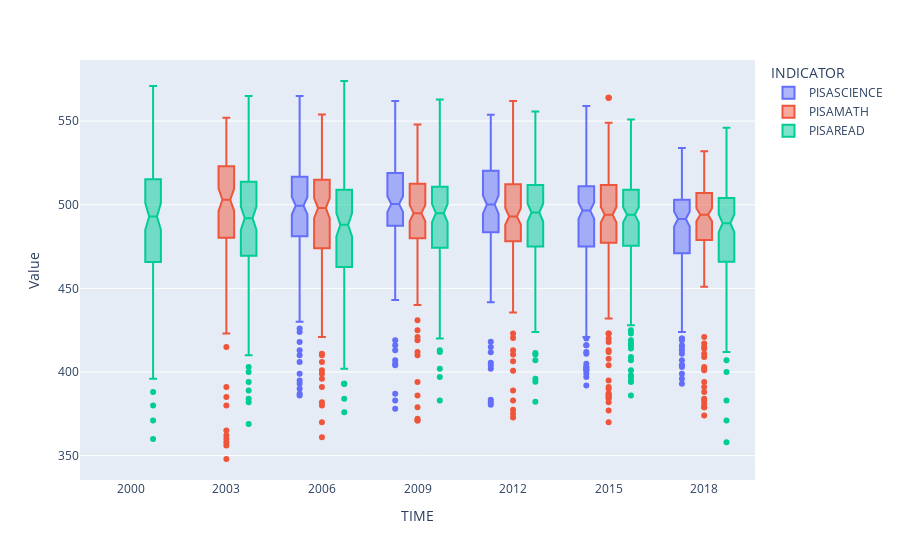

Notebook cell for this chart:
### Markdown cell above
## 可能有點用的圖

### Code cell
fig = px.box(df, x="TIME", y="Value", color="INDICATOR", notched=True)
fig.show()

### Figure 1 — Plotly figure (JSON) as saved in the notebook; plotly's stock layout.template omitted (floating-point values rounded to 4 significant figures; data arrays with more than 128 entries replaced by an {"elided": "..."} marker saying what was removed)
{"data": [{"alignmentgroup": "True", "hovertemplate": "INDICATOR=PISASCIENCE<br>TIME=%{x}<br>Value=%{y}<extra></extra>", "legendgroup": "PISASCIENCE", "marker": {"color": "#636efa"}, "name": "PISASCIENCE", "notched": true, "offsetgroup": "PISASCIENCE", "orientation": "v", "showlegend": true, "type": "box", "x": {"elided": "600 int values"}, "x0": " ", "xaxis": "x", "y": {"elided": "600 float values"}, "y0": " ", "yaxis": "y"}, {"alignmentgroup": "True", "hovertemplate": "INDICATOR=PISAMATH<br>TIME=%{x}<br>Value=%{y}<extra></extra>", "legendgroup": "PISAMATH", "marker": {"color": "#EF553B"}, "name": "PISAMATH", "notched": true, "offsetgroup": "PISAMATH", "orientation": "v", "showlegend": true, "type": "box", "x": {"elided": "700 int values"}, "x0": " ", "xaxis": "x", "y": {"elided": "700 float values"}, "y0": " ", "yaxis": "y"}, {"alignmentgroup": "True", "hovertemplate": "INDICATOR=PISAREAD<br>TIME=%{x}<br>Value=%{y}<extra></extra>", "legendgroup": "PISAREAD", "marker": {"color": "#00cc96"}, "name": "PISAREAD", "notched": true, "offsetgroup": "PISAREAD", "orientation": "v", "showlegend": true, "type": "box", "x": {"elided": "787 int values"}, "x0": " ", "xaxis": "x", "y": {"elided": "787 float values"}, "y0": " ", "yaxis": "y"}], "layout": {"boxmode": "group", "legend": {"title": {"text": "INDICATOR"}, "tracegroupgap": 0}, "margin": {"t": 60}, "xaxis": {"anchor": "y", "domain": [0, 1], "title": {"text": "TIME"}}, "yaxis": {"anchor": "x", "domain": [0, 1], "title": {"text": "Value"}}}}
